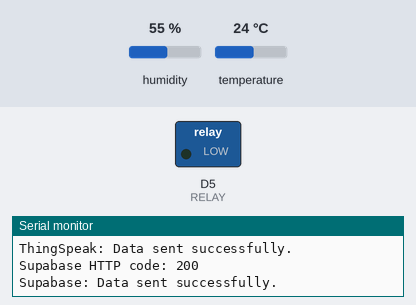
The sketch below on a simulated ESP8266 (NodeMCU). On the bench: switched loads named in the sketch (green lamp = pin HIGH), the last lines printed to the serial monitor. Inputs (shaded band) come from the test bench; at power-on: temperature 24 °C, humidity 55 %. WiFi joins after 1.5 s; servers stay silent unless stated; uploads are accepted with an empty reply; the local clock reads 2024-03-15 10:24:30 at power-on unless the sketch sets it; web services answer with replies made up by the test bench.

Above: at 2.8 s.
2.9 s: temperature set to 28 °C
5.7 s: temperature set to 31 °C
At 6.7 s:
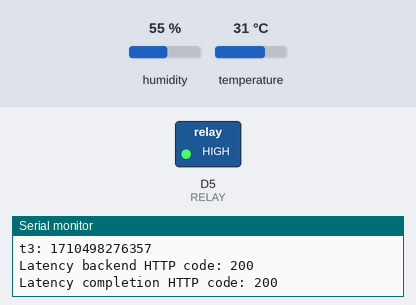
8.5 s: temperature set to 12 °C
At 9.7 s:
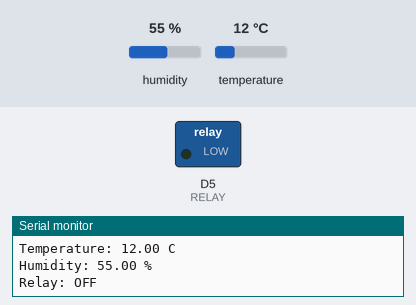
11.3 s: temperature set to 33 °C
At 13.8 s:
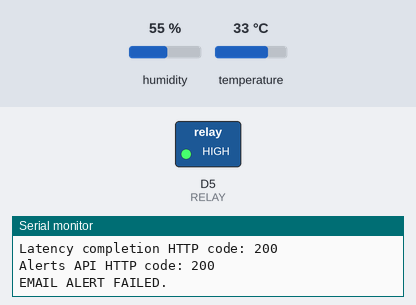
Timing chart, 0 to 15.3 s (numbered marks = the images above; inputs shaded):
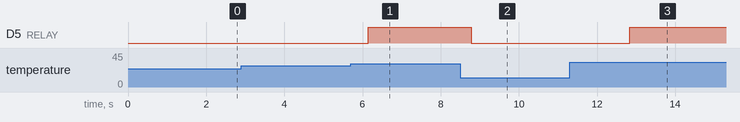

The sketch:

ESP8266_LAB1_LATENCY.ino
```cpp
#include <ESP8266WiFi.h>
#include <ESP8266HTTPClient.h>
#include <WiFiClientSecure.h>
#include <time.h>
#include <sys/time.h>
#include "DHT.h"

// =====================================================
// CONFIGURATION
// Copy the values from your existing lab1_supabase(1).ino.
// Do not commit real passwords/API keys to GitHub.
// =====================================================
const char* WIFI_SSID = "YOUR_WIFI_SSID";
const char* WIFI_PASSWORD = "YOUR_WIFI_PASSWORD";

#define DHTPIN D2
#define DHTTYPE DHT11
#define RELAY D5

DHT dht(DHTPIN, DHTTYPE);

const char* THINGSPEAK_WRITE_API_KEY = "YOUR_THINGSPEAK_WRITE_API_KEY";
const char* THINGSPEAK_SERVER = "api.thingspeak.com";

const char* SUPABASE_URL =
  "https://YOUR_PROJECT.supabase.co/rest/v1/lab1_sensor_data";
const char* SUPABASE_API_KEY = "YOUR_SUPABASE_PUBLISHABLE_KEY";

// IP of the PC running the Node.js backend.
// Example: http://192.168.1.100:3000
const char* DASHBOARD_SERVER = "http://YOUR_PC_IP:3000";
const char* DEVICE_ID = "ESP8266_LAB1";

const char* ALERT_API_KEY = "YOUR_THINGSPEAK_ALERT_API_KEY";
const char* ALERT_URL = "https://api.thingspeak.com/alerts/send";

const char* NTP_SERVER_1 = "pool.ntp.org";
const char* NTP_SERVER_2 = "time.nist.gov";

const float TEMPERATURE_THRESHOLD = 30.0;
const unsigned long SEND_INTERVAL = 15000;

unsigned long lastSendTime = 0;
bool alertSent = false;
bool latencySent = false;

// =====================================================
// TIME
// =====================================================
uint64_t utcMillis() {
  struct timeval tv;
  gettimeofday(&tv, nullptr);
  return ((uint64_t)tv.tv_sec * 1000ULL) +
         ((uint64_t)tv.tv_usec / 1000ULL);
}

bool utcTimeReady() {
  return time(nullptr) >= 1700000000;
}

String uint64ToString(uint64_t value) {
  if (value == 0) return "0";

  char buffer[21];
  int i = 20;
  buffer[i] = '\0';

  while (value > 0 && i > 0) {
    buffer[--i] = char('0' + (value % 10));
    value /= 10;
  }

  return String(&buffer[i]);
}

// =====================================================
// THINGSPEAK
// =====================================================
void sendToThingSpeak(float temperature, float humidity) {
  WiFiClient client;

  if (!client.connect(THINGSPEAK_SERVER, 80)) {
    Serial.println("ThingSpeak connection FAILED!");
    return;
  }

  String postStr = "api_key=";
  postStr += THINGSPEAK_WRITE_API_KEY;
  postStr += "&field1=";
  postStr += String(temperature, 2);
  postStr += "&field2=";
  postStr += String(humidity, 2);

  client.println("POST /update HTTP/1.1");
  client.println("Host: api.thingspeak.com");
  client.println("Connection: close");
  client.println("Content-Type: application/x-www-form-urlencoded");
  client.print("Content-Length: ");
  client.println(postStr.length());
  client.println();
  client.print(postStr);

  unsigned long timeout = millis();
  while (client.available() == 0) {
    if (millis() - timeout > 5000) {
      Serial.println("ThingSpeak response TIMEOUT!");
      client.stop();
      return;
    }
  }

  String statusLine = client.readStringUntil('\n');
  statusLine.trim();

  if (statusLine.indexOf("200 OK") >= 0) {
    Serial.println("ThingSpeak: Data sent successfully.");
  } else {
    Serial.print("ThingSpeak response: ");
    Serial.println(statusLine);
  }

  client.stop();
}

// =====================================================
// SUPABASE
// =====================================================
void sendToSupabase(float temperature, float humidity) {
  WiFiClientSecure secureClient;
  secureClient.setInsecure(); // classroom/demo shortcut

  HTTPClient https;

  if (!https.begin(secureClient, SUPABASE_URL)) {
    Serial.println("Supabase connection FAILED!");
    return;
  }

  https.addHeader("apikey", SUPABASE_API_KEY);
  https.addHeader("Content-Type", "application/json");

  String json = "{";
  json += "\"device_id\":\"";
  json += DEVICE_ID;
  json += "\",\"temperature\":";
  json += String(temperature, 2);
  json += ",\"humidity\":";
  json += String(humidity, 2);
  json += "}";

  int httpCode = https.POST(json);

  Serial.print("Supabase HTTP code: ");
  Serial.println(httpCode);

  if (httpCode >= 200 && httpCode < 300) {
    Serial.println("Supabase: Data sent successfully.");
  } else {
    Serial.println("Supabase: Data send FAILED!");
    Serial.println(https.getString());
  }

  https.end();
}

// =====================================================
// LATENCY: t2 -> BACKEND
// Only called for a NEW alert episode (temperature >= 30).
// Latency is NOT stored in Supabase.
// =====================================================
void sendLatencyCompletion(const String& eventId, uint64_t t3) {
  WiFiClient client;
  HTTPClient http;

  String url = String(DASHBOARD_SERVER) + "/api/latency/complete";

  if (!http.begin(client, url)) {
    Serial.println("Latency completion connection FAILED!");
    return;
  }

  http.addHeader("Content-Type", "application/json");

  String json = "{";
  json += "\"event_id\":\"";
  json += eventId;
  json += "\",\"t3\":";
  json += uint64ToString(t3);
  json += "}";

  int code = http.POST(json);

  Serial.print("Latency completion HTTP code: ");
  Serial.println(code);

  http.end();
}

bool sendLatencyTelemetry(float temperature, float humidity,
                          uint64_t t0, uint64_t t1) {
  if (!utcTimeReady()) {
    Serial.println("Latency skipped: UTC time is not synchronized.");
    return false;
  }

  WiFiClient client;
  HTTPClient http;

  String url = String(DASHBOARD_SERVER) + "/api/latency";

  if (!http.begin(client, url)) {
    Serial.println("Latency backend connection FAILED!");
    return false;
  }

  http.addHeader("Content-Type", "application/json");

  // t2 = immediately before the alert telemetry request starts.
  uint64_t t2 = utcMillis();
  String eventId = String(DEVICE_ID) + "_" + uint64ToString(t2);

  String json = "{";
  json += "\"event_id\":\"";
  json += eventId;
  json += "\",\"device_id\":\"";
  json += DEVICE_ID;
  json += "\",\"temperature\":";
  json += String(temperature, 2);
  json += ",\"humidity\":";
  json += String(humidity, 2);
  json += ",\"fire_suspected\":true";
  json += ",\"t0\":";
  json += uint64ToString(t0);
  json += ",\"t1\":";
  json += uint64ToString(t1);
  json += ",\"t2\":";
  json += uint64ToString(t2);
  json += "}";

  Serial.println("=== LATENCY EVENT ===");
  Serial.println("event_id: " + eventId);
  Serial.println("t0: " + uint64ToString(t0));
  Serial.println("t1: " + uint64ToString(t1));
  Serial.println("t2: " + uint64ToString(t2));

  int httpCode = http.POST(json);

  // t3 = request finished.
  uint64_t t3 = utcMillis();

  Serial.println("t3: " + uint64ToString(t3));
  Serial.print("Latency backend HTTP code: ");
  Serial.println(httpCode);

  http.end();

  if (httpCode >= 200 && httpCode < 300) {
    sendLatencyCompletion(eventId, t3);
    return true;
  }

  return false;
}

// =====================================================
// EMAIL ALERT
// =====================================================
void sendEmailAlert(float temperature) {
  WiFiClientSecure secureClient;
  secureClient.setInsecure();

  HTTPClient https;

  if (!https.begin(secureClient, ALERT_URL)) {
    Serial.println("Cannot connect to ThingSpeak Alerts API!");
    return;
  }

  https.addHeader("Content-Type", "application/json");
  https.addHeader("ThingSpeak-Alerts-API-Key", ALERT_API_KEY);

  String json = "{";
  json += "\"subject\":\"CANH BAO NHIET DO CAO\",";
  json += "\"body\":\"CANH BAO! Nhiet do vuot nguong 30 C. Nhiet do hien tai: ";
  json += String(temperature, 2);
  json += " C.\"";
  json += "}";

  int httpCode = https.POST(json);

  Serial.print("Alerts API HTTP code: ");
  Serial.println(httpCode);

  if (httpCode == 202) {
    Serial.println("EMAIL ALERT ACCEPTED.");
  } else {
    Serial.println("EMAIL ALERT FAILED.");
    Serial.println(https.getString());
  }

  https.end();
}

// =====================================================
// RELAY + ALERT STATE
// =====================================================
void controlRelay(float temperature, float humidity,
                  bool fireSuspected,
                  uint64_t t0, uint64_t t1) {

  if (fireSuspected) {
    digitalWrite(RELAY, HIGH);

    Serial.println("WARNING! HIGH TEMPERATURE!");
    Serial.println("Relay: ON");

    // One latency event + one email per high-temperature episode.
    if (!alertSent) {
      if (!latencySent) {
        latencySent =
          sendLatencyTelemetry(temperature, humidity, t0, t1);
      }

      sendEmailAlert(temperature);
      alertSent = true;
    }
  } else {
    digitalWrite(RELAY, LOW);

    Serial.println("Relay: OFF");

    // Below threshold => new alert episode is allowed later.
    alertSent = false;
    latencySent = false;
  }
}

// =====================================================
// SETUP
// =====================================================
void setup() {
  Serial.begin(115200);
  delay(100);

  pinMode(RELAY, OUTPUT);
  digitalWrite(RELAY, LOW);

  dht.begin();

  Serial.println();
  Serial.println("================================");
  Serial.println("ESP8266 DHT11 + RELAY + LATENCY");
  Serial.println("================================");

  WiFi.begin(WIFI_SSID, WIFI_PASSWORD);

  Serial.print("Connecting to WiFi");
  while (WiFi.status() != WL_CONNECTED) {
    delay(500);
    Serial.print(".");
  }

  Serial.println();
  Serial.println("WiFi connected!");
  Serial.print("IP: ");
  Serial.println(WiFi.localIP());

  // UTC time base for t0..t3.
  configTime(0, 0, NTP_SERVER_1, NTP_SERVER_2);

  Serial.print("Synchronizing UTC");
  time_t now = time(nullptr);
  unsigned long start = millis();

  while (now < 1700000000 && millis() - start < 15000) {
    delay(500);
    Serial.print(".");
    now = time(nullptr);
  }

  Serial.println();

  if (now >= 1700000000)
    Serial.println("UTC synchronized.");
  else
    Serial.println("WARNING: UTC sync failed.");

  Serial.println("System ready.");
}

// =====================================================
// LOOP
// =====================================================
void loop() {
  // t0 = sensor sample time.
  uint64_t t0 = utcMillis();

  float temperature = dht.readTemperature();
  float humidity = dht.readHumidity();

  if (isnan(temperature) || isnan(humidity)) {
    Serial.println("ERROR: Failed to read DHT11!");
    digitalWrite(RELAY, LOW);
    delay(2000);
    return;
  }

  // Local decision.
  bool fireSuspected =
    (temperature >= TEMPERATURE_THRESHOLD);

  // t1 = local decision completed.
  uint64_t t1 = utcMillis();

  Serial.println("--------------------------------");
  Serial.print("Temperature: ");
  Serial.print(temperature, 2);
  Serial.println(" C");

  Serial.print("Humidity: ");
  Serial.print(humidity, 2);
  Serial.println(" %");

  controlRelay(
    temperature,
    humidity,
    fireSuspected,
    t0,
    t1
  );

  // Normal telemetry continues regardless of alert state.
  if (millis() - lastSendTime >= SEND_INTERVAL ||
      lastSendTime == 0) {

    sendToThingSpeak(temperature, humidity);
    sendToSupabase(temperature, humidity);

    lastSendTime = millis();
  }

  delay(2000);
}
```

Measured:
- the behaviour switches between 29 and 30 °C on temperature (found by bisection; images 0 and 1)
- after the input at 5.7 s, D5 (RELAY): LOW → HIGH after 0.44 s
- after the input at 8.5 s, D5 (RELAY): HIGH → LOW after 0.28 s
- after the input at 11.3 s, D5 (RELAY): LOW → HIGH after 1.5 s
